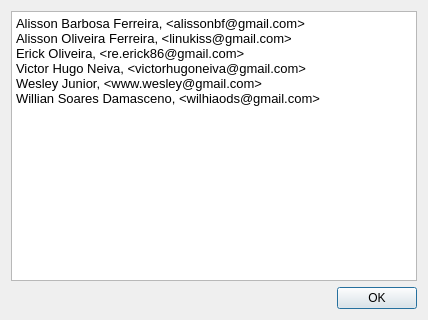
<?xml version="1.0" encoding="UTF-8"?>
<ui version="4.0">
 <class>creditos</class>
 <widget class="QDialog" name="creditos">
  <property name="geometry">
   <rect>
    <x>0</x>
    <y>0</y>
    <width>428</width>
    <height>320</height>
   </rect>
  </property>
  <property name="windowTitle">
   <string>Créditos</string>
  </property>
  <property name="windowIcon">
   <iconset resource="img.qrc">
    <normaloff>:/newPrefix/images/logo.png</normaloff>:/newPrefix/images/logo.png</iconset>
  </property>
  <layout class="QVBoxLayout" name="verticalLayout">
   <item>
    <widget class="QTextBrowser" name="textBrowser">
     <property name="html">
      <string>&lt;!DOCTYPE HTML PUBLIC &quot;-//W3C//DTD HTML 4.0//EN&quot; &quot;http://www.w3.org/TR/REC-html40/strict.dtd&quot;&gt;
&lt;html&gt;&lt;head&gt;&lt;meta name=&quot;qrichtext&quot; content=&quot;1&quot; /&gt;&lt;style type=&quot;text/css&quot;&gt;
p, li { white-space: pre-wrap; }
&lt;/style&gt;&lt;/head&gt;&lt;body style=&quot; font-family:'Sans'; font-size:10pt; font-weight:400; font-style:normal;&quot;&gt;
&lt;p style=&quot; margin-top:0px; margin-bottom:0px; margin-left:0px; margin-right:0px; -qt-block-indent:0; text-indent:0px;&quot;&gt;Alisson Barbosa Ferreira, &amp;lt;alissonbf@gmail.com&amp;gt;                   &lt;/p&gt;
&lt;p style=&quot; margin-top:0px; margin-bottom:0px; margin-left:0px; margin-right:0px; -qt-block-indent:0; text-indent:0px;&quot;&gt;Alisson Oliveira Ferreira, &amp;lt;linukiss@gmail.com&amp;gt;    &lt;/p&gt;
&lt;p style=&quot; margin-top:0px; margin-bottom:0px; margin-left:0px; margin-right:0px; -qt-block-indent:0; text-indent:0px;&quot;&gt;Erick Oliveira, &amp;lt;re.erick86@gmail.com&amp;gt;              &lt;/p&gt;
&lt;p style=&quot; margin-top:0px; margin-bottom:0px; margin-left:0px; margin-right:0px; -qt-block-indent:0; text-indent:0px;&quot;&gt;Victor Hugo Neiva, &amp;lt;victorhugoneiva@gmail.com&amp;gt;                          &lt;/p&gt;
&lt;p style=&quot; margin-top:0px; margin-bottom:0px; margin-left:0px; margin-right:0px; -qt-block-indent:0; text-indent:0px;&quot;&gt;Wesley Junior, &amp;lt;www.wesley@gmail.com&amp;gt;  &lt;/p&gt;
&lt;p style=&quot; margin-top:0px; margin-bottom:0px; margin-left:0px; margin-right:0px; -qt-block-indent:0; text-indent:0px;&quot;&gt;Willian Soares Damasceno, &amp;lt;wilhiaods@gmail.com&amp;gt;&lt;/p&gt;&lt;/body&gt;&lt;/html&gt;</string>
     </property>
    </widget>
   </item>
   <item>
    <widget class="QDialogButtonBox" name="buttonBox">
     <property name="orientation">
      <enum>Qt::Horizontal</enum>
     </property>
     <property name="standardButtons">
      <set>QDialogButtonBox::Ok</set>
     </property>
    </widget>
   </item>
  </layout>
 </widget>
 <resources>
  <include location="img.qrc"/>
 </resources>
 <connections>
  <connection>
   <sender>buttonBox</sender>
   <signal>accepted()</signal>
   <receiver>creditos</receiver>
   <slot>accept()</slot>
   <hints>
    <hint type="sourcelabel">
     <x>248</x>
     <y>254</y>
    </hint>
    <hint type="destinationlabel">
     <x>157</x>
     <y>274</y>
    </hint>
   </hints>
  </connection>
  <connection>
   <sender>buttonBox</sender>
   <signal>rejected()</signal>
   <receiver>creditos</receiver>
   <slot>reject()</slot>
   <hints>
    <hint type="sourcelabel">
     <x>316</x>
     <y>260</y>
    </hint>
    <hint type="destinationlabel">
     <x>286</x>
     <y>274</y>
    </hint>
   </hints>
  </connection>
 </connections>
</ui>
